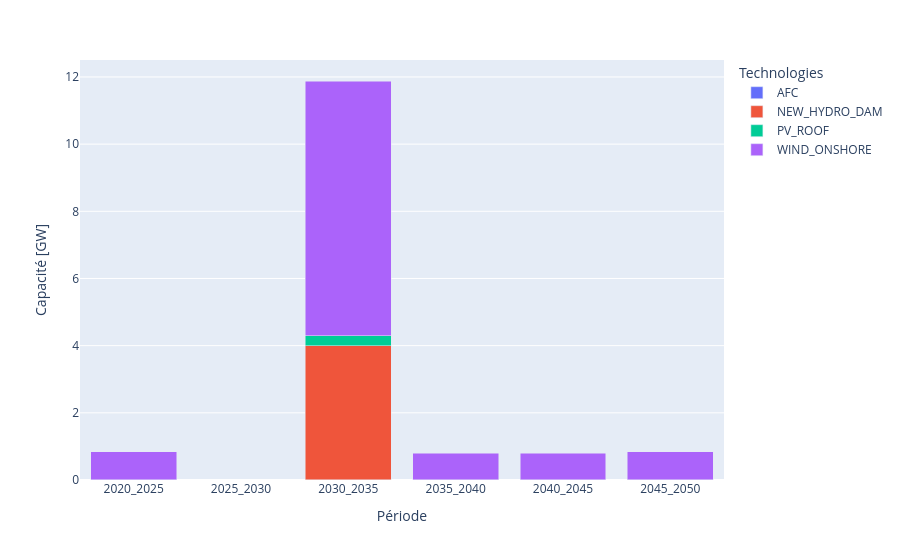

Notebook code cell kept with this figure:
### Code cell
plot_new_positive(results_materials, elec_techs_positive)

### Figure 1 — Plotly figure (JSON) as saved in the notebook; plotly's stock layout.template omitted (floating-point values rounded to 4 significant figures)
{"data": [{"hovertemplate": "Technologies=AFC<br>Période=%{x}<br>Capacité=%{y}<extra></extra>", "legendgroup": "AFC", "marker": {"color": "#636efa", "pattern": {"shape": ""}}, "name": "AFC", "orientation": "v", "showlegend": true, "textposition": "auto", "type": "bar", "x": ["2020_2025", "2025_2030", "2030_2035", "2035_2040", "2040_2045", "2045_2050"], "xaxis": "x", "y": [0.0, 0.0, 0.000246, 0.0, 0.004113, 0.0], "yaxis": "y"}, {"hovertemplate": "Technologies=NEW_HYDRO_DAM<br>Période=%{x}<br>Capacité=%{y}<extra></extra>", "legendgroup": "NEW_HYDRO_DAM", "marker": {"color": "#EF553B", "pattern": {"shape": ""}}, "name": "NEW_HYDRO_DAM", "orientation": "v", "showlegend": true, "textposition": "auto", "type": "bar", "x": ["2020_2025", "2025_2030", "2030_2035", "2035_2040", "2040_2045", "2045_2050"], "xaxis": "x", "y": [0.0, 0.0, 4.0, 0.0, 0.0, 0.0], "yaxis": "y"}, {"hovertemplate": "Technologies=PV_ROOF<br>Période=%{x}<br>Capacité=%{y}<extra></extra>", "legendgroup": "PV_ROOF", "marker": {"color": "#00cc96", "pattern": {"shape": ""}}, "name": "PV_ROOF", "orientation": "v", "showlegend": true, "textposition": "auto", "type": "bar", "x": ["2020_2025", "2025_2030", "2030_2035", "2035_2040", "2040_2045", "2045_2050"], "xaxis": "x", "y": [0.00236, 0.0, 0.2929, 0.00236, 0.00236, 0.00236], "yaxis": "y"}, {"hovertemplate": "Technologies=WIND_ONSHORE<br>Période=%{x}<br>Capacité=%{y}<extra></extra>", "legendgroup": "WIND_ONSHORE", "marker": {"color": "#ab63fa", "pattern": {"shape": ""}}, "name": "WIND_ONSHORE", "orientation": "v", "showlegend": true, "textposition": "auto", "type": "bar", "x": ["2020_2025", "2025_2030", "2030_2035", "2035_2040", "2040_2045", "2045_2050"], "xaxis": "x", "y": [0.8352, 0.0, 7.586, 0.7892, 0.7892, 0.8352], "yaxis": "y"}], "layout": {"barmode": "stack", "legend": {"title": {"text": "Technologies"}, "tracegroupgap": 0}, "margin": {"t": 60}, "xaxis": {"anchor": "y", "domain": [0, 1], "title": {"text": "Période"}}, "yaxis": {"anchor": "x", "domain": [0, 1], "title": {"text": "Capacité [GW]"}}}}
